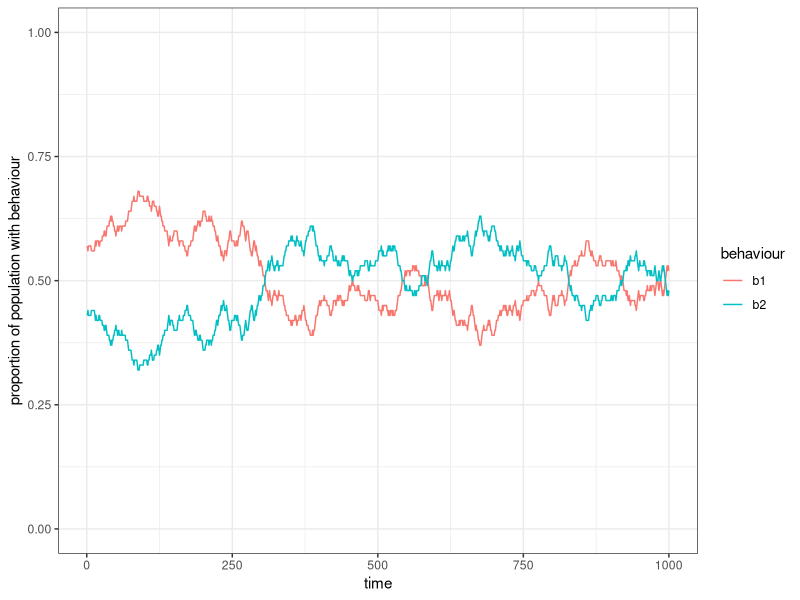
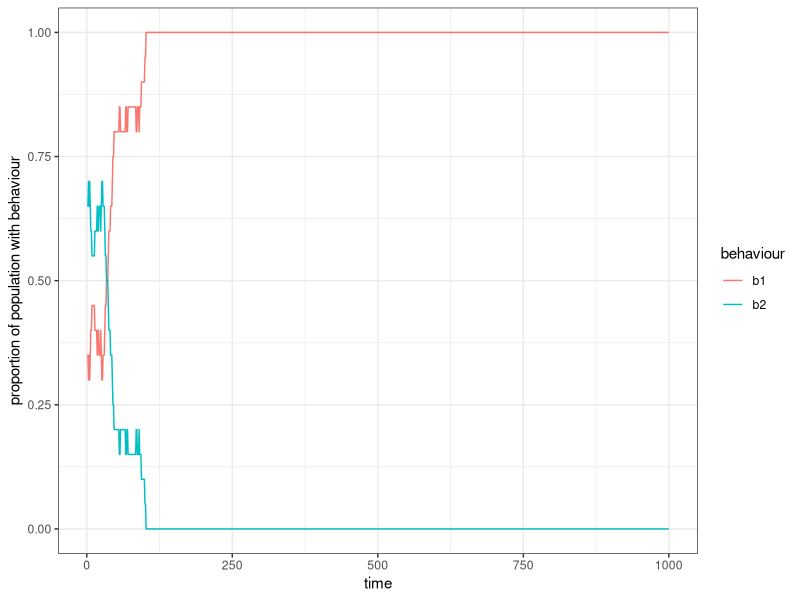
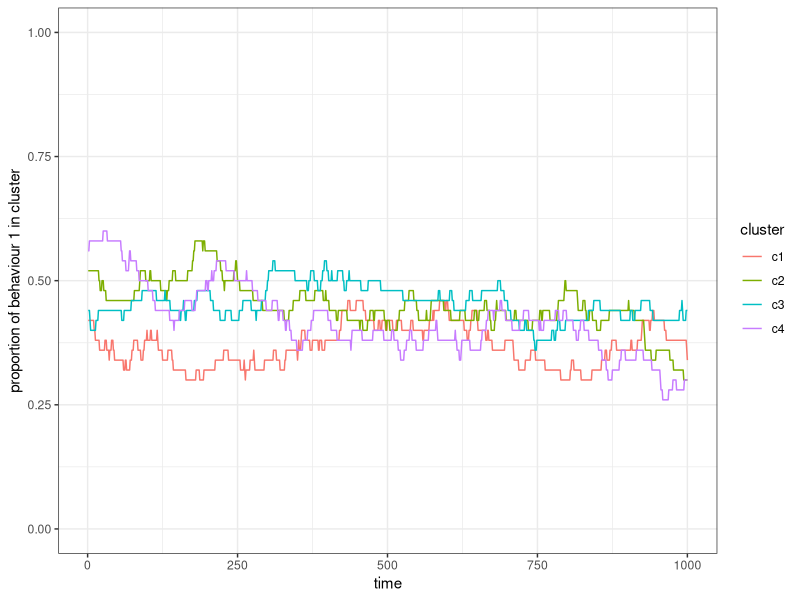
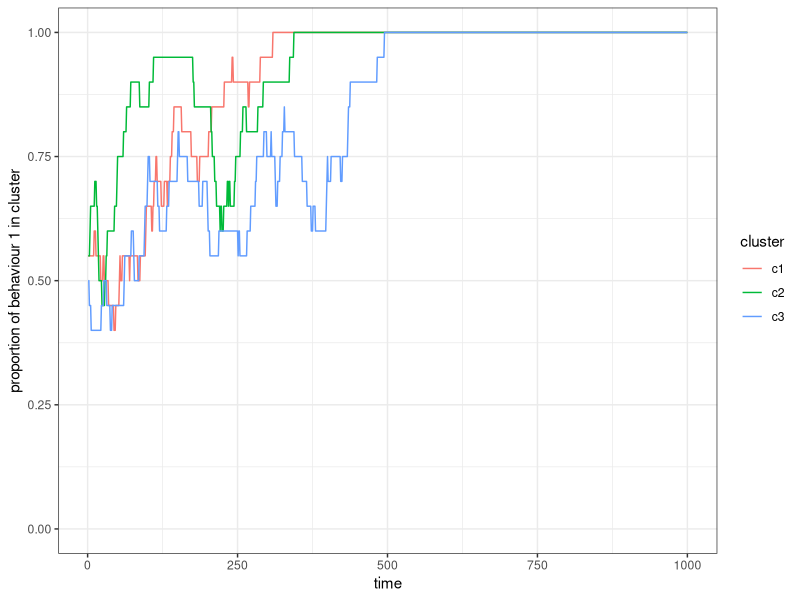
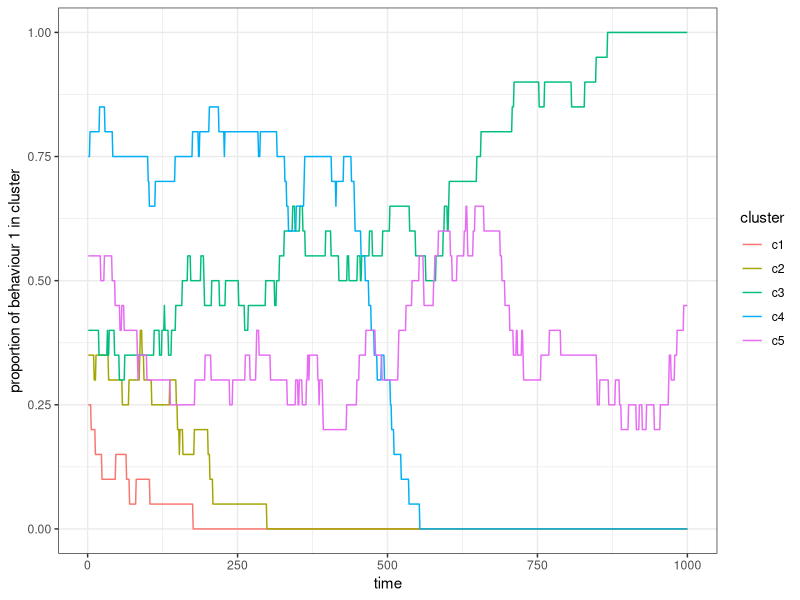
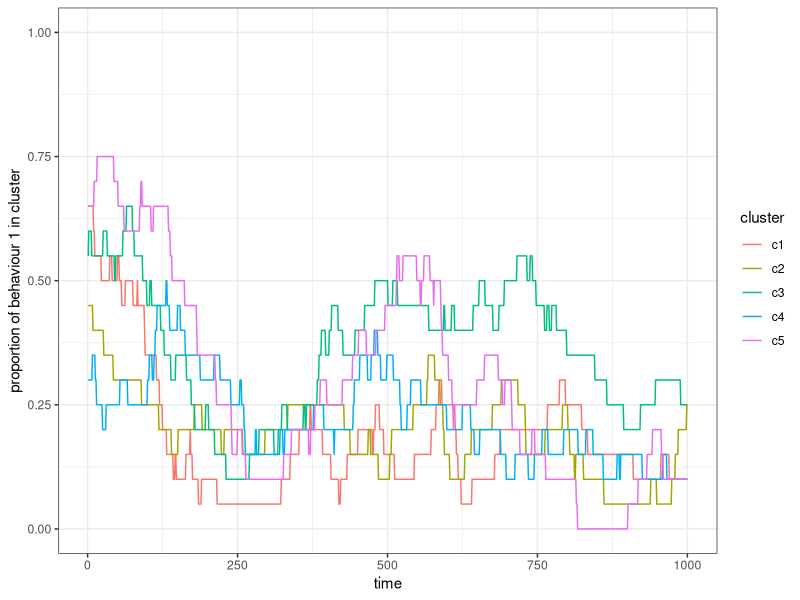
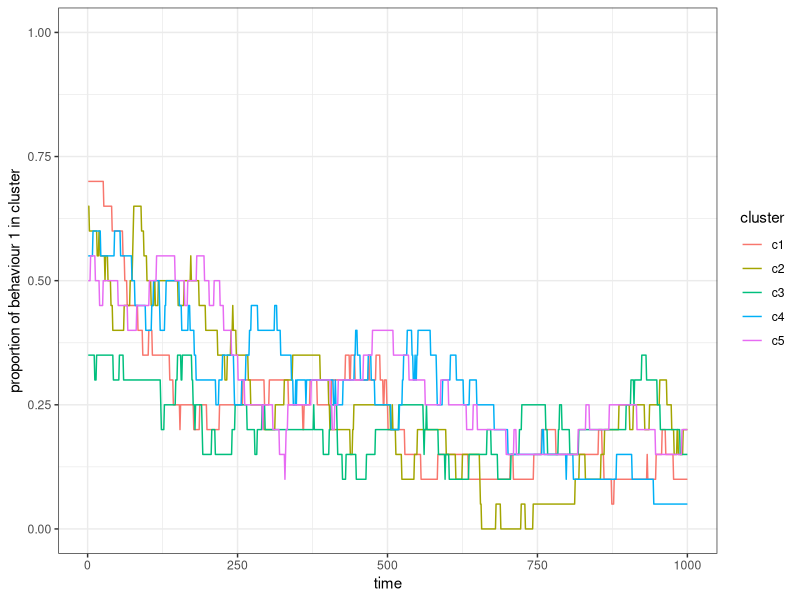
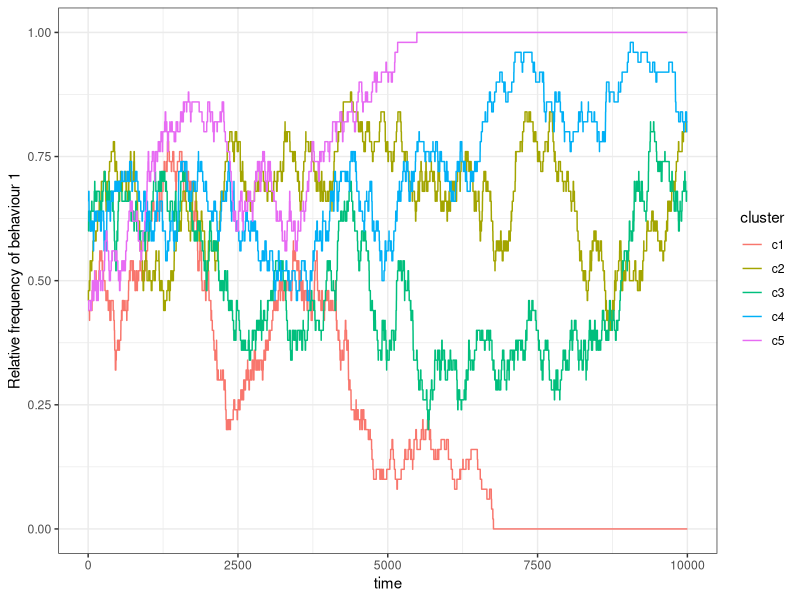

The R script that drew these images, in order:
## ---- chunk 1
n <- 100
b <- 2

behaviours <- sample(x = b, size = n, replace = TRUE)
table(behaviours)
## ---- chunk 2
library(tidyverse)
r_max <- 1000
rec_behav <- tibble(time = 1:r_max, b1 = 0, b2 = 0)

for(round in 1:r_max){
  # unbiased copying of a behaviour by a random individual
  # select a random individual and overwrite behaviour with a random one 
  # from the population
  behaviours[ sample(x = n, size = 1) ] <- sample(x = behaviours, size = 1)
  # record the frequency of each trait in each round
  rec_behav[round, "b1"] <- sum(behaviours==1)
  rec_behav[round, "b2"] <- sum(behaviours==2)
}
rec_behav
## ---- chunk 3
rec_behav_l <- pivot_longer(data = rec_behav, names_to = "behaviour", 
                            values_to = "freq", cols=c("b1","b2"))
rec_behav
rec_behav_l
## ---- chunk 4
ggplot(rec_behav_l) + 
  geom_line(aes(x = time, y = freq/n, col = behaviour)) + 
  scale_y_continuous(limits = c(0,1)) + 
  ylab("proportion of population with behaviour") +
  theme_bw()
## ---- chunk 5
structured_population_1 <- function(n, b, r_max){
  behaviours <- sample(x = 1:b, size = n, replace = TRUE)
  rec_behav <- matrix(NA, nrow = r_max, ncol = b)
  
  for(round in 1:r_max){
    # unbiased copying of a behaviour by a random individual
    behaviours[ sample(x = n, size = 1) ] <- sample(x = behaviours, size = 1)
    rec_behav[round,] <- unlist(lapply(1:b, function(B) sum(behaviours==B))) / n
  }
  # turn matrix into tibble
  rec_behav_tbl <- as_tibble(rec_behav, .name_repair = "minimal")
  # set column names to b1, b2 to represent the behaviours
  colnames(rec_behav_tbl) <- paste("b" ,1:b, sep = "")
  # add a column for each round
  rec_behav_tbl$time <- 1:r_max
  # turn wide format into long format data
  rec_behav_tbl_l <- pivot_longer(data = rec_behav_tbl, names_to = "behaviour", values_to = "freq", !time)
  # return result
  return(rec_behav_tbl_l)
}
## ---- chunk 6
# run simulation
res <- structured_population_1(n = 20, b = 2, r_max = 1000)

# plot results
ggplot(res) + 
  geom_line(aes(x = time, y = freq, col = behaviour)) + 
  scale_y_continuous(limits = c(0,1)) + 
  ylab("proportion of population with behaviour") +
  theme_bw()
## ---- chunk 7
structured_population_2 <- function(n, c, r_max){
  total_pop <- c * n
  cluster <- rep(1:c, each = n)
  behaviours <- sample(x = 2, size = total_pop, replace = TRUE)
  rec_behav <- matrix(NA, nrow = r_max, ncol = c)
  
  for(round in 1:r_max){
    behaviours[ sample(x = total_pop, size = 1) ] <- sample(x = behaviours, size = 1)
    # re_calculate p for each cluster
    for(clu in 1:c){
      rec_behav[round, clu] <- sum(behaviours[cluster == clu] == 1) / n
    }
  }
  rec_behav_tbl <- as_tibble(rec_behav, .name_repair = "minimal")
  # set column names to c1, c2 to represent each cluster
  colnames(rec_behav_tbl) <- paste("c", 1:c, sep = "")
  rec_behav_tbl$time <- 1:r_max
  rec_behav_tbl_l <- pivot_longer(data = rec_behav_tbl, names_to = "cluster", 
                                  values_to = "p", !time)
  return(rec_behav_tbl_l)
}
## ---- chunk 8
res <- structured_population_2(n = 50, c = 4, r_max = 1000)

ggplot(res) + 
  geom_line(aes(x = time, y = p, col = cluster)) + 
  scale_y_continuous(limits = c(0,1)) + 
  ylab("proportion of behaviour 1 in cluster") + 
  theme_bw()
## ---- chunk 9
structured_population_3 <- function(n, c, r_max){
  total_pop <- c * n
  cluster <- rep(1:c, each = n)
  behaviours <- sample(x = 2, size = total_pop, replace = TRUE)
  rec_behav <- matrix(NA, nrow = r_max, ncol = c)
  
  for(round in 1:r_max){
    # choose a random cluster
    cluster_id <- sample(c, 1)
    # if there are at least two individuals in this cluster
    if(sum(cluster == cluster_id)>1){
      # choose a random observer and a random individual to observe within the same cluster 
      observer_model <- sample(x = total_pop, size = 2, replace = F, 
                               prob = (cluster == cluster_id)*1)
      behaviours[ observer_model[1] ] <- behaviours[ observer_model[2] ]
    }

    for(clu in 1:c){
      rec_behav[round, clu] <- sum(behaviours[cluster == clu] == 1) / n
    }
  }
  return(matrix_to_tibble(m = rec_behav))
}
## ---- chunk 10
matrix_to_tibble <- function(m){
  m_tbl <- as_tibble(m, .name_repair = "minimal")
  colnames(m_tbl) <- paste("c" ,1:ncol(m), sep = "")
  m_tbl$time<- 1:nrow(m)
  m_tbl_l <- pivot_longer(data = m_tbl, names_to = "cluster", values_to = "p", !time)
  return(m_tbl_l)
}
## ---- chunk 11
res <- structured_population_3(n = 20, c = 3, r_max = 1000)
ggplot(res) + 
  geom_line(aes(x = time, y = p, col = cluster)) + 
  scale_y_continuous(limits = c(0,1)) + 
  ylab("proportion of behaviour 1 in cluster") + 
  theme_bw()
## ---- chunk 12
structured_population_4 <- function(n, c, p_c, r_max){
  total_pop <- c * n
  cluster <- rep(1:c, each = n)
  behaviours <- sample(x = 2, size = total_pop, replace = TRUE)
  rec_behav <- matrix(NA, nrow = r_max, ncol = c)
  
  for(round in 1:r_max){
    cluster_id <- sample(c, 1)
    s <- cluster == cluster_id
    if(sum(s)>1){
      # choose a random observer and a random individual to observe within the same cluster 
      observer_model <- sample(x = total_pop, size = 2, replace = F, 
                               prob = (s + p_c) / (1 + p_c))
      behaviours[ observer_model[1] ] <- behaviours[ observer_model[2] ]
    }
    
    for(clu in 1:c){
      rec_behav[round, clu] <- sum(behaviours[cluster == clu] == 1) / n
    }
  }
  return(matrix_to_tibble(m = rec_behav))
}
## ---- chunk 13
res_0  <- structured_population_4(n = 20, c = 5, p_c = 0, r_max = 1000)
res_01 <- structured_population_4(n = 20, c = 5, p_c = 0.1, r_max = 1000)
res_1  <- structured_population_4(n = 20, c = 5, p_c = 1, r_max = 1000)

ggplot(res_0) + 
  geom_line(aes(x = time, y = p, col = cluster)) + 
  scale_y_continuous(limits = c(0,1)) + 
  ylab("proportion of behaviour 1 in cluster") + 
  theme_bw()
## ---- chunk 14
ggplot(res_01) + 
  geom_line(aes(x = time, y = p, col = cluster)) + 
  scale_y_continuous(limits = c(0,1)) + 
  ylab("proportion of behaviour 1 in cluster") + 
  theme_bw()
## ---- chunk 15
ggplot(res_1) + 
  geom_line(aes(x = time, y = p, col = cluster)) + 
  scale_y_continuous(limits = c(0,1)) + 
  ylab("proportion of behaviour 1 in cluster") + 
  theme_bw()
## ---- chunk 16
structured_population_5 <- function(n, c, p_c, p_m, r_max){
  total_pop <- c * n
  cluster <- rep(1:c, each = n)
  behaviours <- sample(x = 2, size = total_pop, replace = TRUE)
  rec_behav <- matrix(NA, nrow = r_max, ncol = c)
  
  for(round in 1:r_max){
    cluster_id <- sample(c, 1)
    s <- cluster == cluster_id
    if(sum(s)>1){
      observer_model <- sample(x = total_pop, size = 2, replace = F, 
                               prob = (s + p_c) / (1 + p_c))
      behaviours[ observer_model[1] ] <- behaviours[ observer_model[2] ]
    }
    
    # migration to another cluster with probability p_m and if there is more than 
    # one subset
    if((runif(1,0,1) <= p_m) & (c > 1)){
      # set cluster id that is different from the current one
      cluster[ observer_model[1] ] <- sample((1:c)[-cluster_id], 1)
    }
    
    for(clu in 1:c){
      rec_behav[round, clu] <- sum(behaviours[cluster == clu] == 1) / sum(cluster == clu)
    }
  }
  return(matrix_to_tibble(m = rec_behav))
}
## ---- chunk 17
res_0  <- structured_population_5(c = 5, n = 50, r_max = 10000, p_m = 0, p_c=0)
res_1  <- structured_population_5(c = 5, n = 50, r_max = 10000, p_m = 1, p_c=0)
res_01 <- structured_population_5(c = 5, n = 50, r_max = 10000, p_m = 0.1, p_c=0)

ggplot(res_0) + 
  geom_line(aes(x = time, y = p, col = cluster)) +
  scale_y_continuous(limits = c(0,1)) + 
  ylab("Relative frequency of behaviour 1") + 
  theme_bw()
## ---- chunk 18
ggplot(res_1) + 
  geom_line(aes(x = time, y = p, col = cluster)) +
  scale_y_continuous(limits = c(0,1)) + 
  ylab("Relative frequency of behaviour 1") + 
  theme_bw()
## ---- chunk 19
ggplot(res_01) + 
  geom_line(aes(x = time, y = p, col = cluster)) +
  scale_y_continuous(limits = c(0,1)) + 
  ylab("Relative frequency of behaviour 1") + 
  theme_bw()
## ---- chunk 20
structured_population_6 <- function(n, c, p_c, p_m, r_max, sim = 1){
  total_pop <- c * n
  cluster <- rep(1:c, each = n)
  behaviours <- sample(x = 2, size = total_pop, replace = TRUE)
  rec_behav <- rep(NA, times = c)
  # adding a reporting variable for the similarity of clusters
  rec_var <- rep(NA, r_max)
  
  for(round in 1:r_max){
    cluster_id <- sample(c, 1)
    s <- cluster == cluster_id
    if(sum(s)>1){
      observer_model <- sample(x = total_pop, size = 2, replace = F, 
                               prob = (s + p_c) / (1 + p_c))
      behaviours[ observer_model[1] ] <- behaviours[ observer_model[2] ]
    }
    
    if((runif(1,0,1) <= p_m) & (c > 1)){
      cluster[ observer_model[1] ] <- sample((1:c)[-cluster_id], 1)
    }
    
    for(clu in 1:c){
      rec_behav[clu] <- sum(behaviours[cluster == clu] == 1) / sum(cluster == clu)
    }
    # calculating variance in behaviour 1 between clusters
    rec_var[round] <- var(rec_behav)
  }
  # preparing a reporting table to return
  rec_var <- bind_cols(time = 1:r_max, var = rec_var, sim = sim, p_c = p_c, p_m = p_m)
  return(rec_var)
}
## ---- chunk 21
grid <- expand.grid(rep = 1:20, 
                    pm = c(0, .01, .1, 1), 
                    pc = c(0, .01, .1, 1))
head(grid)
dim(grid)
## ---- chunk 22
res <- bind_rows(lapply(1:nrow(grid), function(i) 
  structured_population_6(c = 5, 
                          n = 20, 
                          r_max = 2000, 
                          p_m = grid[i, "pm"], 
                          p_c = grid[i, "pc"], 
                          sim = i)
  ))
res
## ---- chunk 23
ggplot(res) +
  geom_line(aes(x = time, y = var, group = sim), alpha=.5) +
  facet_grid(p_m ~ p_c, labeller = label_both) + 
  ylab("average variance between subsets") +
  theme_bw()
## ---- chunk 24
res_summ <- filter(res, time >= (max(time)*.8)) %>% 
              group_by(p_m, p_c) %>% 
                summarise(mean_var = mean(var), .groups = "keep")
## ---- chunk 25
ggplot(res_summ) +
  geom_raster(aes(x = factor(p_m), y = factor(p_c), fill = mean_var)) +
  xlab("p_m") + ylab("p_c") + ggtitle("Average variance between subsets") +
  theme_bw() +
  theme(legend.title = element_blank())
## ---- chunk 26
adj <- matrix(c(0,1,0,  1,1,1,  0,1,0), nrow = 3)
adj
